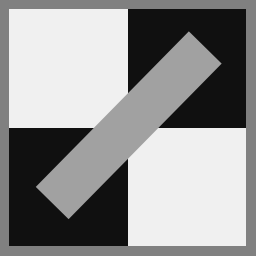
%> input picture fig3.png, 256 x 256 px
$ octave Q2.m   (GNU Octave 9; MATLAB toolbox functions it lacks are replaced by stand-ins)
%> lines starting %> are read from the running program, lines starting %| are printed output that depends on the picture; in (x1, y1, x2, y2) boxes, pixels count from 0 and x2, y2 are one past the last pixel; in counts of white or black regions, pixels touching at a corner belong together; the program's own positions count from 1
%> further down, img1 is the input picture: size 256x256 uint8; min 16, max 240, mean 146.6
### cany_algo.m


function out=cany_algo(img);
img1=img;
img1 = im2gray(img1);
figure;
imshow(img1)
%img2=imread('fig2.png');


x1 = imgaussfilt(img1,2);
figure;
imshow(x1)
title('applying gaussian filter')


% [26 lines of commented-out code are left out]


[Gmag, Gdir] = imgradient(x1,'sobel');
figure;
imshow(Gmag)
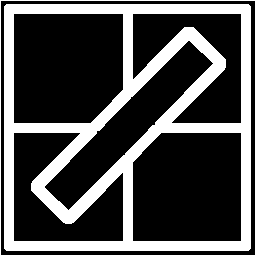
%> displayed picture: size 256x256, on the screen's scale of 0 to 255; 30.2% white; 2 white regions, box (x1, y1, x2, y2) and area: (4, 4, 251, 251) 18769, (0, 0, 256, 256) 1020
title('magnitude of gradients')
% [7 lines of commented-out code are left out]


Gdir(Gdir <22.5 & Gdir >= -22.5 )=0;
%> Gdir: size 256x256 double; min -180, max 179.5, mean -6; mean of the top-left, top-right, bottom-left and bottom-right quarters -5, -0.8, -8.5, -9.6
Gdir(Gdir <67.5 & Gdir >= 22.5 )=45;
Gdir(Gdir <112.5 & Gdir >= 67.5 )=90;
Gdir(Gdir <157.5 & Gdir >= 112.5 )=135;
% Gdir(Gdir <=-157.5 & Gdir >= 157.5 )=180;
Gdir(Gdir <=180 & Gdir >= 157.5 )=180;
%> Gdir: size 256x256 double; min -180, max 180, mean -6
Gdir(Gdir <-157.5 & Gdir >= -180 )=180;
Gdir(Gdir <-112.5 & Gdir >= -157.5 )=225;
Gdir(Gdir <-67.5 & Gdir >= -112.5 )=270;
Gdir(Gdir <-22.5 & Gdir >= -67.5 )=315;


g1=Gmag;
[n1,n2]=size(Gdir);
%> n1 = 256; n2 = 256

% [12 lines of commented-out code are left out]


for i=2:n1-1
    for j=2:n2-1
        b1=Gdir(i,j);
        if b1==0 | b1==180
            c1=Gmag(i,j-1);
            c2=Gmag(i,j);
            c3=Gmag(i,j+1);
            c=[c1 c2 c3];

            if max(c)==c2
                g1(i,j-1)=0;
                g1(i,j)=c2;
                g1(i,j+1)=0;
            end


        elseif b1==45 | b1==225
            c1=Gmag(i-1,j+1);
            c2=Gmag(i,j);
            c3=Gmag(i+1,j-1);
            c=[c1 c2 c3];

            if max(c)==c2
                g1(i-1,j+1)=0;
                g1(i,j)=c2;
                g1(i+1,j-1)=0;
            end

        elseif b1==135 | b1==315
            c1=Gmag(i-1,j-1);
            c2=Gmag(i,j);
            c3=Gmag(i+1,j+1);
            c=[c1 c2 c3];

            if max(c)==c2
                g1(i-1,j-1)=0;
                g1(i,j)=c2;
                g1(i+1,j+1)=0;
            end

        elseif b1==90 | b1==270
            c1=Gmag(i-1,j);
            c2=Gmag(i,j);
            c3=Gmag(i+1,j);
            c=[c1 c2 c3];

            if max(c)==c2
                g1(i-1,j)=0;
                g1(i,j)=c2;
                g1(i+1,j)=0;
            end

    end

    end
end
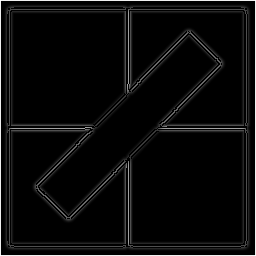
%> g1: size 256x256 double; min 0, max 543.1, mean 23.7; drawn with min black and max white
%> after the loop, c = [0 0 512]; c1 = 0; c2 = 0; c3 = 512


figure;
imshow(g1)
title('after Suppress non-maxima pixels')

t1=27;
t2=250;
k1=thresholding_img(g1,t1,t2);
figure;
imshow(k1)
title('after double thresholding')

%edge track by hhysterisis method......

k2=hyst(k1,t2);
figure;
imshow(k2)
title('Canny edge detection algorithm')


% [32 lines of commented-out code are left out]

out =k2;

end

### thresholding_img.m
%thresholding

function out=thresholding_img(image,t1,t2)
%> called with t1 = 27, t2 = 250
th=t1;

img1=image;
%Img_histogram(img1) ; %histogram

img1(img1<t1)=0;
%> img1: size 256x256 double
img1(img1>=t2)=255;
%> img1: size 256x256 double; min 0, max 255, mean 18.4
%img1=medfilt2(img1(:,:,1),[5 5]);

out=img1;
end
%thresholding

### hyst.m

function out=hyst(image,t2)
%> called with t2 = 250
img2=image;


a=img2;
h=ones(3);
[ht,wt,c]=size(a);
%> ht = 256; wt = 256; c = 1
hsize=size(h);
d=ceil(hsize/2);

a1=a;
for i=0:ht-hsize
    for j=0:wt-hsize
        b=a([1+i:hsize+i],[1+j:hsize+j]);
        b1=b.*h;
        if sum(sum(b1(b1>=t2))) > 0
        a1(d+i,d+j)=255;
        end
    end
end
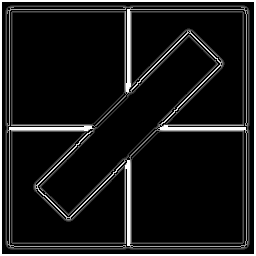
%> a1: size 256x256 double; min 0, max 255, mean 25

out=a1;


end

### Q2.m
clc;
clear all;
close all;

img1=imread('fig3.png');

cany_algo(img1);

img2=imread('fig4.png');
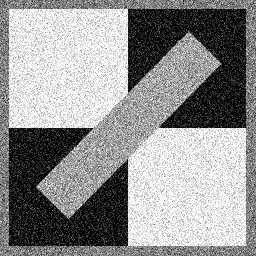
%> input picture fig4.png, 256 x 256 px
%> img2 is the input picture: size 256x256 uint8; min 0, max 255, mean 145.4

cany_algo(img2);
%> in cany_algo (call 2), `Gdir(Gdir <22.5 & Gdir >= -22.5 )=0;`: Gdir: size 256x256 double; min -180, max 179.9, mean -2.2; mean of the top-left, top-right, bottom-left and bottom-right quarters -4.5, -1.2, -0.9, -2.2
%> in cany_algo (call 2), `Gdir(Gdir <112.5 & Gdir >= 67.5 )=90;`: Gdir: size 256x256 double; min -180, max 179.9, mean -2.2; mean of the top-left, top-right, bottom-left and bottom-right quarters -4.6, -1.2, -1, -2.1
%> in cany_algo (call 2), `Gdir(Gdir <=180 & Gdir >= 157.5 )=180;`: Gdir: size 256x256 double; min -180, max 180, mean -1.6
%> after the loop in cany_algo (call 2), `for i=2:n1-1`:
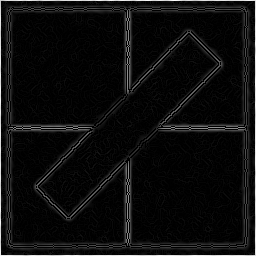
%> g1: size 256x256 double; min 0, max 581.1, mean 31.1; drawn with min black and max white
%> after the loop in cany_algo (call 2), `for i=2:n1-1`: c = [507.8 37.58 480.2]; c1 = 507.8; c2 = 37.58; c3 = 480.2
%> in thresholding_img (call 2), `img1(img1>=t2)=255;`: img1: size 256x256 double; min 0, max 255, mean 21.7
%> call 2 of hyst, with t2 = 250
%> after the loop in hyst (call 2), `for i=0:ht-hsize`:
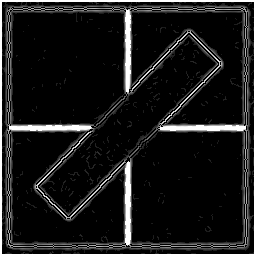
%> a1: size 256x256 double; min 0, max 255, mean 28.3
%> in cany_algo (call 2), `imshow(k2)`:
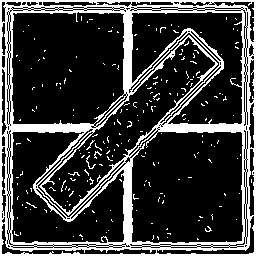
%> displayed picture: size 256x256, on the screen's scale of 0 to 255; 22.7% white; 215 white regions (212 under 20 px), largest, box (x1, y1, x2, y2) and area: (0, 0, 256, 256) 13965, (86, 155, 96, 169) 30, (94, 151, 102, 159) 21
